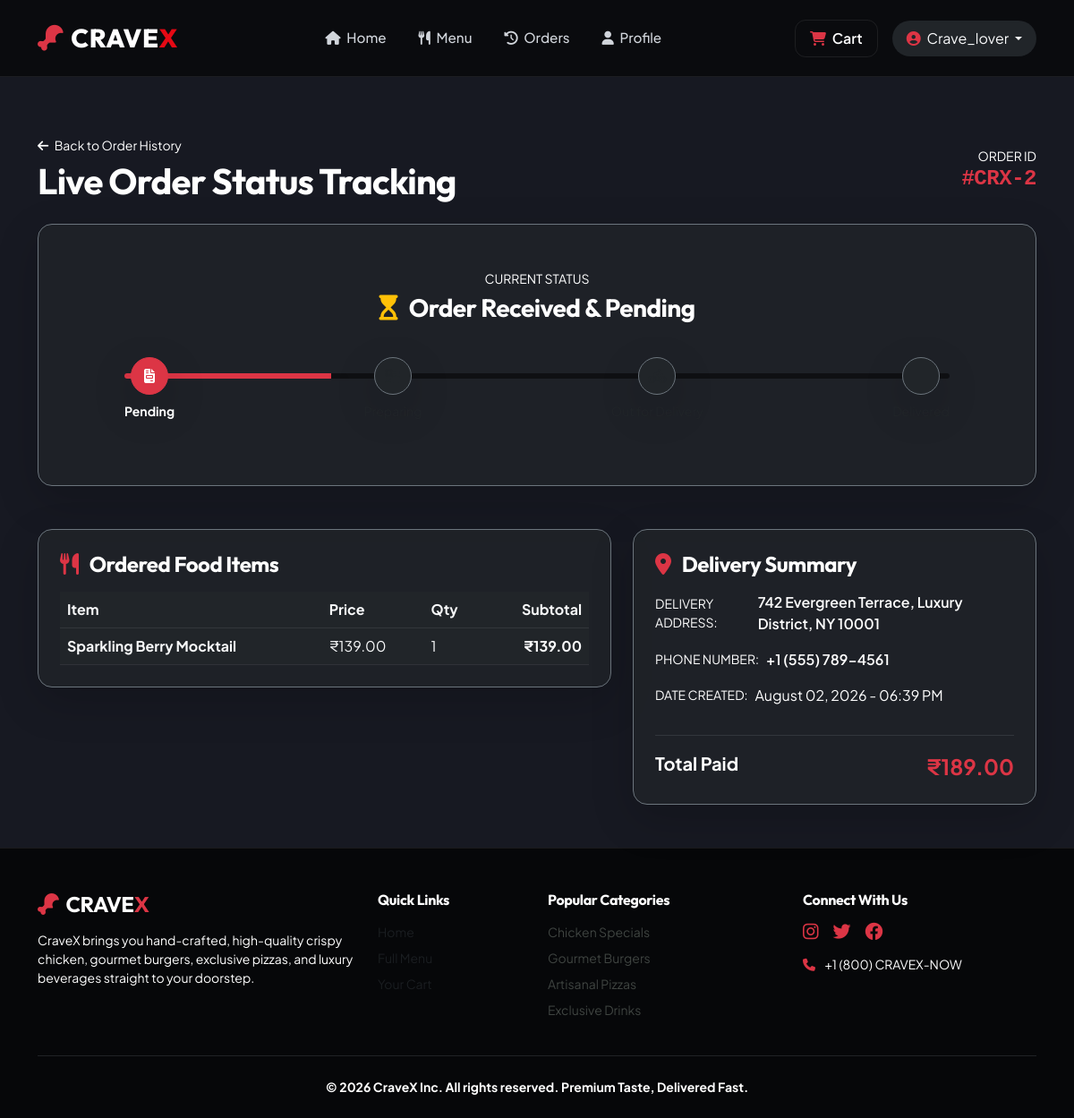
The page /orders/detail/2/ (signed in) on the database its author committed.
### orders/models.py (models this page shows, shortened)
class Order(models.Model):
    STATUS_CHOICES = (
        ('Pending', 'Pending'),
        ('Preparing', 'Preparing'),
        ('Out for Delivery', 'Out for Delivery'),
        ('Delivered', 'Delivered'),
    )
    user = models.ForeignKey(User, on_delete=models.CASCADE, related_name='orders')
    total_amount = models.DecimalField(max_digits=10, decimal_places=2)
    delivery_address = models.TextField()
    phone_number = models.CharField(max_length=20)
    status = models.CharField(max_length=30, choices=STATUS_CHOICES, default='Pending')
    created_at = models.DateTimeField(auto_now_add=True)
    class Meta:
        ordering = ['-created_at']

class OrderItem(models.Model):
    order = models.ForeignKey(Order, on_delete=models.CASCADE, related_name='items')
    food_item = models.ForeignKey(FoodItem, on_delete=models.SET_NULL, null=True)
    quantity = models.PositiveIntegerField(default=1)
    price = models.DecimalField(max_digits=8, decimal_places=2)
    @property
    def subtotal(self):
        return self.price * self.quantity

### menu/models.py (models this page shows, shortened)
class FoodItem(models.Model):
    category = models.ForeignKey(Category, on_delete=models.CASCADE, related_name='items')
    name = models.CharField(max_length=150)
    description = models.TextField()
    ingredients = models.TextField(blank=True, help_text="List of premium ingredients separated by commas")
    price = models.DecimalField(max_digits=8, decimal_places=2)
    image = models.ImageField(upload_to='food_images/')
    rating = models.DecimalField(max_digits=3, decimal_places=1, default=4.8)
    availability = models.BooleanField(default=True)
    is_featured = models.BooleanField(default=False)
    created_at = models.DateTimeField(auto_now_add=True)
    class Meta:
        ordering = ['-created_at']

### orders/views.py (the view)
# urls.py: path('detail/<int:order_id>/', views.order_detail_view, name='order_detail'),
@login_required
def order_detail_view(request, order_id):
    order = get_object_or_404(Order, id=order_id, user=request.user)
    status_steps = ['Pending', 'Preparing', 'Out for Delivery', 'Delivered']
    try:
        current_step_index = status_steps.index(order.status)
    except ValueError:
        current_step_index = 0
    progress_percent = int(((current_step_index + 1) / len(status_steps)) * 100)
    context = {
        'order': order,
        'status_steps': status_steps,
        'current_step_index': current_step_index,
        'progress_percent': progress_percent,
    }
    return render(request, 'orders/order_detail.html', context)

### templates/orders/order_detail.html (shortened to what this page needs)
{% extends 'base.html' %}
{% load static %}
{% block content %}
<section class="py-5">
    <div class="container">
        <div class="d-flex align-items-center justify-content-between mb-4">
            <div>
                <a href="{% url 'order_history' %}" class="text-white text-decoration-none small"><i
                        class="fa-solid fa-arrow-left me-1"></i> Back to Order History</a>
                <h1 class="text-white brand-font mb-0 mt-1">Live Order Status Tracking</h1>
            </div>
            <div class="text-end">
                <span class="text-white small">ORDER ID</span>
                <h4 class="text-danger font-monospace mb-0">#CRX-{{ order.id }}</h4>
            </div>
        </div>
        <div class="card bg-dark bg-opacity-75 border-secondary rounded-4 p-4 p-md-5 mb-5 shadow-lg">
            <div class="text-center mb-4">
                <span class="text-white small text-uppercase">Current Status</span>
                <h3 class="text-white fw-bold mt-1">
                    {% if order.status == 'Pending' %}
                    <i class="fa-solid fa-hourglass-start text-warning me-2"></i> Order Received & Pending
                    {% elif order.status == 'Preparing' %}
                    <i class="fa-solid fa-fire-burner text-info me-2"></i> Master Chefs are Preparing Your Order
                    {% elif order.status == 'Out for Delivery' %}
                    <i class="fa-solid fa-motorcycle text-primary me-2 text-glow"></i> Express Driver is On the Way!
                    {% else %}
                    <i class="fa-solid fa-circle-check text-success me-2"></i> Delivered & Enjoyed!
                    {% endif %}
                </h3>
            </div>
            <div class="position-relative my-4 px-md-5">
                <div class="progress bg-black bg-opacity-50" style="height: 6px;">
                    <div class="progress-bar bg-danger shadow-lg" role="progressbar"
                        style="width: {{ progress_percent }}%;"></div>
                </div>
                <div class="d-flex justify-content-between position-relative" style="margin-top: -24px;">
                    <div class="text-center">
                        <div class="rounded-circle d-inline-flex align-items-center justify-content-center shadow-lg border border-secondary {% if current_step_index >= 0 %}bg-danger text-white border-danger{% else %}bg-dark text-muted{% endif %}"
                            style="width: 42px; height: 42px;">
                            <i class="fa-solid fa-file-invoice"></i>
                        </div>
                        <div
                            class="small mt-2 {% if current_step_index >= 0 %}text-white fw-bold{% else %}text-muted{% endif %}">
                            Pending</div>
                    </div>
                    <div class="text-center">
                        <div class="rounded-circle d-inline-flex align-items-center justify-content-center shadow-lg border border-secondary {% if current_step_index >= 1 %}bg-danger text-white border-danger{% else %}bg-dark text-muted{% endif %}"
                            style="width: 42px; height: 42px;">
                            <i class="fa-solid fa-kitchen-set"></i>
                        </div>
                        <div
                            class="small mt-2 {% if current_step_index >= 1 %}text-white fw-bold{% else %}text-muted{% endif %}">
                            Preparing</div>
                    </div>
                    <div class="text-center">
                        <div class="rounded-circle d-inline-flex align-items-center justify-content-center shadow-lg border border-secondary {% if current_step_index >= 2 %}bg-danger text-white border-danger{% else %}bg-dark text-muted{% endif %}"
                            style="width: 42px; height: 42px;">
                            <i class="fa-solid fa-person-biking"></i>
                        </div>
                        <div
                            class="small mt-2 {% if current_step_index >= 2 %}text-white fw-bold{% else %}text-muted{% endif %}">
                            Out for Delivery</div>
                    </div>
                    <div class="text-center">
                        <div class="rounded-circle d-inline-flex align-items-center justify-content-center shadow-lg border border-secondary {% if current_step_index >= 3 %}bg-success text-white border-success{% else %}bg-dark text-muted{% endif %}"
                            style="width: 42px; height: 42px;">
                        </div>
                        <div
                            class="small mt-2 {% if current_step_index >= 3 %}text-success fw-bold{% else %}text-muted{% endif %}">
                            Delivered</div>
                    </div>
                </div>
            </div>
        </div>
        <div class="row g-4">
            <div class="col-lg-7">
                <div class="card bg-dark bg-opacity-75 border-secondary rounded-4 p-4 shadow-lg">
                    <h4 class="text-white brand-font mb-3"><i class="fa-solid fa-utensils text-danger me-2"></i> Ordered
                        Food Items</h4>
                    <div class="table-responsive">
                        <table class="table table-dark align-middle mb-0">
                            <thead class="text-muted border-secondary">
                                <tr>
                                    <th>Item</th>
                                    <th>Price</th>
                                    <th>Qty</th>
                                    <th class="text-end">Subtotal</th>
                                </tr>
                            </thead>
                            <tbody>
                                {% for item in order.items.all %}
                                <tr>
                                    <td class="fw-bold">{{ item.food_item.name|default:"Deleted Item" }}</td>
                                    <td>₹{{ item.price }}</td>
                                    <td>{{ item.quantity }}</td>
                                    <td class="text-end text-danger fw-bold">₹{{ item.subtotal }}</td>
                                </tr>
                                {% endfor %}
                            </tbody>
                        </table>
                    </div>
                </div>
            </div>
            <div class="col-lg-5">
                <div class="card bg-dark bg-opacity-75 border-secondary rounded-4 p-4 shadow-lg">
                    <h4 class="text-white brand-font mb-3"><i class="fa-solid fa-location-dot text-danger me-2"></i>
                        Delivery Summary</h4>
                    <div class="mb-3">
                        <div class="d-flex align-items-center">
                            <span class="text-white small me-2">DELIVERY ADDRESS:</span>
                            <p class="text-white mb-0 fw-semibold">{{ order.delivery_address }}</p>
                        </div>
                    </div>
                    <div class="mb-3">
                        <div class="d-flex align-items-center">
                            <span class="text-white small me-2">PHONE NUMBER:</span>
                            <p class="text-white mb-0 fw-semibold">{{ order.phone_number }}</p>
                        </div>
                    </div>
                    <div class="mb-3">
                        <div class="d-flex align-items-center">
                            <span class="text-white small me-2">DATE CREATED:</span>
                            <p class="text-white mb-0">{{ order.created_at|date:"F d, Y - h:i A" }}</p>
                        </div>
                    </div>
                    <hr class="border-secondary my-3">
                    <div class="d-flex justify-content-between fs-5">
                        <span class="text-white fw-bold">Total Paid</span>
                        <span class="text-danger fw-bold fs-4">₹{{ order.total_amount }}</span>
                    </div>
                </div>
            </div>
        </div>
    </div>
</section>
{% endblock %}

### templates/base.html (shortened to what this page needs)
{% load static %}
<!DOCTYPE html>
<html lang="en">
<head>
    <link href="https://cdn.jsdelivr.net/npm/bootstrap@5.3.0/dist/css/bootstrap.min.css" rel="stylesheet">
    <link rel="stylesheet" href="https://cdnjs.cloudflare.com/ajax/libs/font-awesome/6.4.0/css/all.min.css">
    <link rel="stylesheet" href="{% static 'css/style.css' %}">
</head>
<body>
    <nav class="navbar navbar-expand-lg sticky-top navbar-cravex">
        <div class="container">
            <a class="navbar-brand" href="{% url 'home' %}">
                <i class="fa-solid fa-drumstick-bite me-2 text-danger"></i>CRAVE<span>X</span>
            </a>
            <div class="collapse navbar-collapse" id="navbarCraveX">
                <ul class="navbar-nav mx-auto mb-2 mb-lg-0 gap-1">
                    <li class="nav-item">
                        <a class="nav-link {% if request.resolver_match.url_name == 'home' %}active{% endif %}" href="{% url 'home' %}">
                            <i class="fa-solid fa-house me-1"></i> Home
                        </a>
                    </li>
                    <li class="nav-item">
                        <a class="nav-link {% if request.resolver_match.url_name == 'menu' %}active{% endif %}" href="{% url 'menu' %}">
                            <i class="fa-solid fa-utensils me-1"></i> Menu
                        </a>
                    </li>
                    {% if user.is_authenticated %}
                    <li class="nav-item">
                        <a class="nav-link {% if request.resolver_match.url_name == 'order_history' %}active{% endif %}" href="{% url 'order_history' %}">
                            <i class="fa-solid fa-clock-rotate-left me-1"></i> Orders
                        </a>
                    </li>
                    <li class="nav-item">
                        <a class="nav-link {% if request.resolver_match.url_name == 'profile' %}active{% endif %}" href="{% url 'profile' %}">
                            <i class="fa-solid fa-user me-1"></i> Profile
                        </a>
                    </li>
                    {% endif %}
                </ul>
                <div class="d-flex align-items-center gap-3">
                    {% if user.is_authenticated %}
                    <a href="{% url 'cart_detail' %}" class="btn btn-cravex-outline position-relative px-3 py-2">
                        <i class="fa-solid fa-cart-shopping me-1 text-danger"></i> Cart
                    </a>
                    <div class="dropdown">
                        <button class="btn btn-outline-light dropdown-toggle rounded-pill border-0 bg-dark py-2 px-3 text-capitalize" type="button" data-bs-toggle="dropdown">
                            <i class="fa-solid fa-user-circle me-1 text-danger"></i> {{ user.username }}
                        </button>
                    </div>
                    {% else %}
                    <a href="{% url 'login' %}" class="btn btn-cravex-outline py-2 px-3">Log In</a>
                    <a href="{% url 'register' %}" class="btn btn-cravex py-2 px-4">Sign Up</a>
                    {% endif %}
                </div>
            </div>
        </div>
    </nav>
    <main class="flex-grow-1">
        {% block content %}{% endblock %}
    </main>
    <footer class="footer-cravex">
        <div class="container">
            <div class="row g-4 mb-4">
                <div class="col-lg-4">
                    <h4 class="brand-font text-white mb-3"><i class="fa-solid fa-drumstick-bite text-danger me-2"></i>CRAVE<span class="text-danger">X</span></h4>
                    <p class="text-white small">CraveX brings you hand-crafted, high-quality crispy chicken, gourmet burgers, exclusive pizzas, and luxury beverages straight to your doorstep.</p>
                </div>
                <div class="col-lg-2 col-6">
                    <h6 class="text-white fw-bold mb-3">Quick Links</h6>
                    <ul class="list-unstyled small" style="color: gray;">
                        <li class="mb-2"><a href="{% url 'home' %}" class="text-decoration-none text-muted">Home</a></li>
                        <li class="mb-2"><a href="{% url 'menu' %}" class="text-decoration-none text-muted">Full Menu</a></li>
                        <li class="mb-2"><a href="{% url 'cart_detail' %}" class="text-decoration-none text-muted">Your Cart</a></li>
                    </ul>
                </div>
                <div class="col-lg-3 col-6">
                    <h6 class="text-white fw-bold mb-3">Popular Categories</h6>
                    <ul class="list-unstyled small text-muted">
                        <li class="mb-2">Chicken Specials</li>
                        <li class="mb-2">Gourmet Burgers</li>
                        <li class="mb-2">Artisanal Pizzas</li>
                        <li class="mb-2">Exclusive Drinks</li>
                    </ul>
                </div>
                <div class="col-lg-3">
                    <h6 class="text-white fw-bold mb-3">Connect With Us</h6>
                    <div class="d-flex gap-3 fs-5 mb-3 text-danger">
                        <i class="fa-brands fa-instagram cursor-pointer"></i>
                        <i class="fa-brands fa-twitter cursor-pointer"></i>
                        <i class="fa-brands fa-facebook cursor-pointer"></i>
                    </div>
                    <p class="text-white small mb-0"><i class="fa-solid fa-phone me-2 text-danger"></i> +1 (800) CRAVEX-NOW</p>
                </div>
            </div>
            <hr class="border-secondary my-4">
            <div class="text-center text-white fw-bold small">
                &copy; 2026 CraveX Inc. All rights reserved. Premium Taste, Delivered Fast.
            </div>
        </div>
    </footer>
</body>
</html>

### rows shown on the page
Order: id "2", delivery_address "742 Evergreen Terrace, Luxury District, NY 10001", phone_number "+1 (555) 789-4561", created_at "August 02, 2026 - 06:39 PM", total_amount "189.00"
OrderItem: food_item.name "Sparkling Berry Mocktail", price "139.00", quantity "1", subtotal "139.00"

### other values the page prints
{{ user.username }} "Crave_lover"
